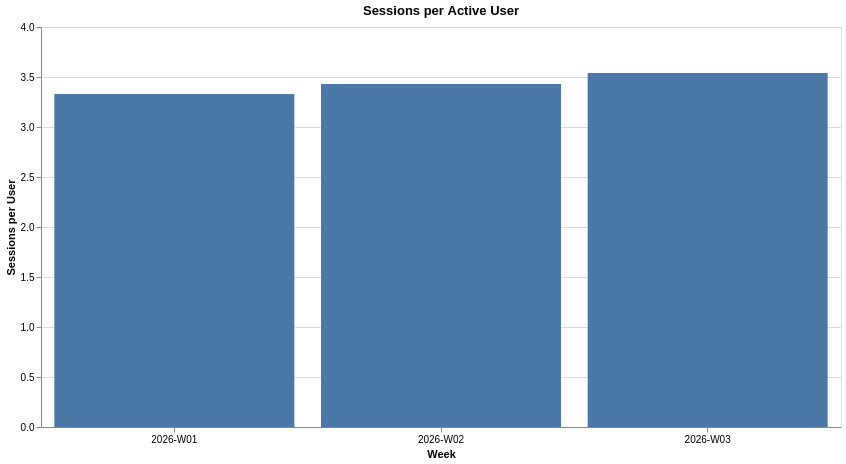

Here is the Vega-Lite specification saved for this chart:
### Vega-Lite specification from a JSON file in a GitHub repository (floating-point values rounded to 4 significant figures)
{"config": {"view": {"continuousWidth": 300, "continuousHeight": 300, "stroke": "#d9e2ec"}}, "data": {"name": "data-5b4f391bd0e4d9ad76382c96b35c5cf1"}, "mark": {"type": "bar"}, "encoding": {"tooltip": [{"field": "week", "type": "nominal"}, {"field": "sessions_per_user", "type": "quantitative"}], "x": {"axis": {"labelAngle": 0}, "field": "week", "title": "Week", "type": "nominal"}, "y": {"field": "sessions_per_user", "title": "Sessions per User", "type": "quantitative"}}, "height": 400, "title": "Sessions per Active User", "width": 800, "$schema": "https://vega.github.io/schema/vega-lite/v6.4.1.json", "datasets": {"data-5b4f391bd0e4d9ad76382c96b35c5cf1": [{"week": "2026-W01", "sessions_per_user": 3.33}, {"week": "2026-W02", "sessions_per_user": 3.43}, {"week": "2026-W03", "sessions_per_user": 3.54}]}}
